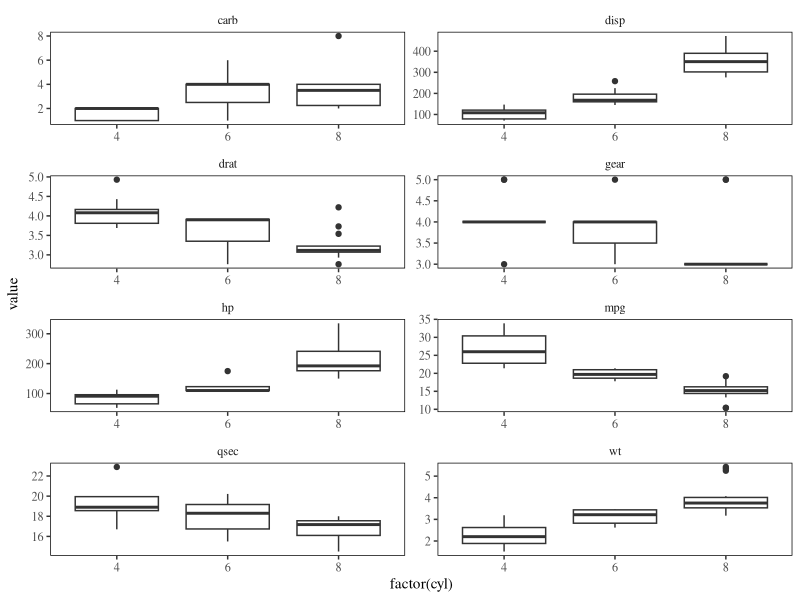

Reproduce this figure in R.
## ---- chunk 1
library(tidyverse)
library(knitr)
library(kableExtra)
library(ggthemes)
theme_set(theme_tufte() + 
            theme(panel.border = element_rect('black', fill = NA)))
## ---- chunk 2
mtcars %>%
  filter(row_number() <= 10) %>%
  kable(booktabs = T, 'latex') %>%
  kable_styling(full_width = F, 
                bootstrap_options = 'striped',
                latex_options = 'hold_position')
## ---- chunk 3
mtcars %>%
  select(-vs, -am) %>%
  gather(variable, value, -cyl) %>%
  ggplot(aes(x = factor(cyl), y = value)) +
  geom_boxplot() +
  facet_wrap(~variable, scales = 'free', ncol = 2)
